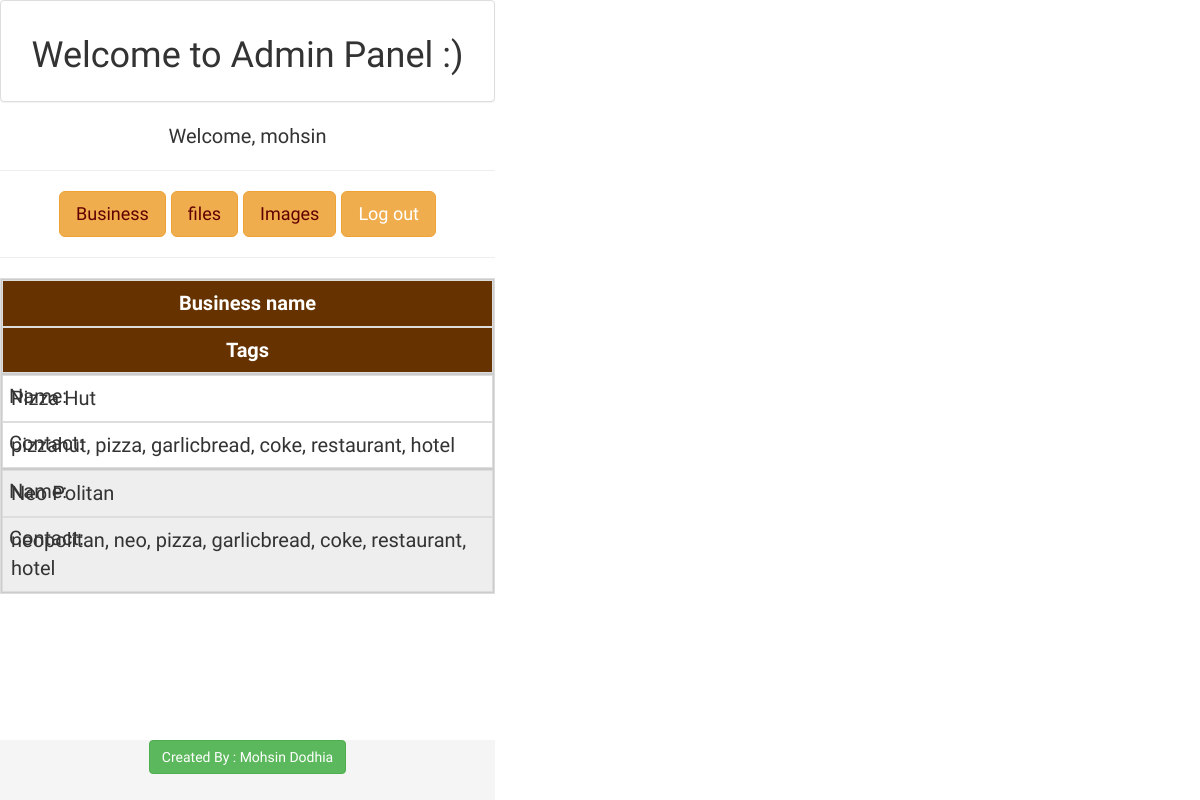
Screenshot of /adminpanel/business/list.php (signed in) with the database file from the repository.
### tables this page shows
CREATE TABLE `tws` (
  `tws_name` varchar(200) NOT NULL,
  `tws_mobile` varchar(200) NOT NULL,
  `tws_email` varchar(200) NOT NULL,
  `tws_website` varchar(200) NOT NULL,
  `tws_address` varchar(200) NOT NULL,
  `tws_tags` varchar(200) NOT NULL
);

### adminpanel/business/list.php (the view)
<?php include("header.php"); ?> <center>
<table class='table table-bordered'>
<tr><th>Business name</th>
<th>Tags</th> </tr>
<?php
include("../dbinfo.php");
$sql = "SELECT tws_name, tws_tags FROM tws";
$result = $conn->query($sql);
if ($result->num_rows > 0) {
    while($row = $result->fetch_assoc()) {
		echo"<tr><td>" . $row["tws_name"]. "   </td>";
		echo"<td>  " . $row["tws_tags"]." </td> </tr>";
    }
} else {
    echo "0 results";
}
?>
</table>
<?php include("../footer.php"); ?>

### adminpanel/business/css/properstyle.css (style rules this page uses)
html, body { height: 100%; font-family: 'Signika', sans-serif; font-size: 20px; }
table { width: 100%; border-collapse: collapse; }
tr:nth-of-type(odd) { background: #eee; }
th { background: #663300; color: white; font-weight: bold; }
td, th { padding: 6px; border: 1px solid #ccc; text-align: center; }
@media only screen and (max-width: 760px),
	(min-device-width: 768px) and (max-device-width: 1024px) { table, thead, tbody, th, td, tr { display: block; } }
@media only screen and (max-width: 760px),
	(min-device-width: 768px) and (max-device-width: 1024px) { tr { border: 1px solid #ccc; } }
@media only screen and (max-width: 760px),
	(min-device-width: 768px) and (max-device-width: 1024px) { td { border: none; border-bottom: 1px solid #eee; position: relative; padding-left: 30%; text-align:left; } }
@media only screen and (max-width: 760px),
	(min-device-width: 768px) and (max-device-width: 1024px) { td:before { position: absolute; top: 6px; left: 6px; width: 45%; padding-right: 10px; white-space: nowrap; } }
@media only screen and (max-width: 760px),
	(min-device-width: 768px) and (max-device-width: 1024px) { td:nth-of-type(1):before { content: "Name:"; } }
@media only screen and (max-width: 760px),
	(min-device-width: 768px) and (max-device-width: 1024px) { td:nth-of-type(2):before { content: "Contact:"; } }
@media only screen and (min-device-width: 768px) and (max-device-width: 1024px) { body { width: 495px; } }

### rows the page displays
tws: tws_name "Pizza Hut", tws_tags "pizzahut, pizza, garlicbread, coke, restaurant, hotel"
tws: tws_name "Neo Politan", tws_tags "neopolitan, neo, pizza, garlicbread, coke, restaurant, hotel"

### other values shown
$_SESSION['admin_name'] "mohsin"
